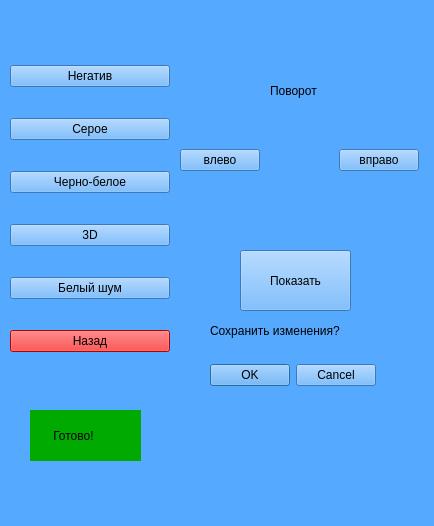
<?xml version="1.0" encoding="UTF-8"?>
<ui version="4.0">
 <class>MainWindow</class>
 <widget class="QMainWindow" name="MainWindow">
  <property name="geometry">
   <rect>
    <x>0</x>
    <y>0</y>
    <width>434</width>
    <height>526</height>
   </rect>
  </property>
  <property name="windowTitle">
   <string>Magic Photo App</string>
  </property>
  <property name="styleSheet">
   <string notr="true">background-color: rgb(85, 170, 255);</string>
  </property>
  <widget class="QWidget" name="centralwidget">
   <widget class="QWidget" name="verticalLayoutWidget">
    <property name="geometry">
     <rect>
      <x>10</x>
      <y>40</y>
      <width>160</width>
      <height>341</height>
     </rect>
    </property>
    <layout class="QVBoxLayout" name="verticalLayout">
     <item>
      <widget class="QPushButton" name="NegButton">
       <property name="text">
        <string>Негатив</string>
       </property>
      </widget>
     </item>
     <item>
      <widget class="QPushButton" name="GrayButton">
       <property name="text">
        <string>Серое</string>
       </property>
      </widget>
     </item>
     <item>
      <widget class="QPushButton" name="BWButton">
       <property name="text">
        <string>Черно-белое</string>
       </property>
      </widget>
     </item>
     <item>
      <widget class="QPushButton" name="ThreeDButton">
       <property name="text">
        <string>3D</string>
       </property>
      </widget>
     </item>
     <item>
      <widget class="QPushButton" name="WNButton">
       <property name="text">
        <string>Белый шум</string>
       </property>
      </widget>
     </item>
     <item>
      <widget class="QPushButton" name="BackButton">
       <property name="styleSheet">
        <string notr="true">background-color: rgb(255, 0, 0);</string>
       </property>
       <property name="text">
        <string>Назад</string>
       </property>
      </widget>
     </item>
    </layout>
   </widget>
   <widget class="QDialogButtonBox" name="SaveChangesDialog">
    <property name="geometry">
     <rect>
      <x>210</x>
      <y>360</y>
      <width>166</width>
      <height>30</height>
     </rect>
    </property>
    <property name="standardButtons">
     <set>QDialogButtonBox::Cancel|QDialogButtonBox::Ok</set>
    </property>
   </widget>
   <widget class="QPushButton" name="showButton">
    <property name="geometry">
     <rect>
      <x>240</x>
      <y>250</y>
      <width>111</width>
      <height>61</height>
     </rect>
    </property>
    <property name="text">
     <string>Показать</string>
    </property>
   </widget>
   <widget class="QWidget" name="horizontalLayoutWidget">
    <property name="geometry">
     <rect>
      <x>180</x>
      <y>120</y>
      <width>239</width>
      <height>80</height>
     </rect>
    </property>
    <layout class="QHBoxLayout" name="horizontalLayout">
     <item>
      <widget class="QPushButton" name="TurnLButton">
       <property name="text">
        <string>влево</string>
       </property>
      </widget>
     </item>
     <item>
      <spacer name="horizontalSpacer">
       <property name="orientation">
        <enum>Qt::Horizontal</enum>
       </property>
       <property name="sizeHint" stdset="0">
        <size>
         <width>40</width>
         <height>20</height>
        </size>
       </property>
      </spacer>
     </item>
     <item>
      <widget class="QPushButton" name="TurnRButton">
       <property name="text">
        <string>вправо</string>
       </property>
      </widget>
     </item>
    </layout>
   </widget>
   <widget class="QLabel" name="label">
    <property name="geometry">
     <rect>
      <x>210</x>
      <y>320</y>
      <width>181</width>
      <height>22</height>
     </rect>
    </property>
    <property name="text">
     <string>Сохранить изменения?</string>
    </property>
   </widget>
   <widget class="QLabel" name="label_2">
    <property name="geometry">
     <rect>
      <x>270</x>
      <y>80</y>
      <width>68</width>
      <height>22</height>
     </rect>
    </property>
    <property name="text">
     <string>Поворот</string>
    </property>
   </widget>
   <widget class="QLabel" name="StatusLabel">
    <property name="geometry">
     <rect>
      <x>30</x>
      <y>410</y>
      <width>111</width>
      <height>51</height>
     </rect>
    </property>
    <property name="styleSheet">
     <string notr="true">background-color: rgb(0, 170, 0);
</string>
    </property>
    <property name="text">
     <string>       Готово!</string>
    </property>
   </widget>
  </widget>
  <widget class="QStatusBar" name="statusbar"/>
 </widget>
 <resources/>
 <connections/>
</ui>
